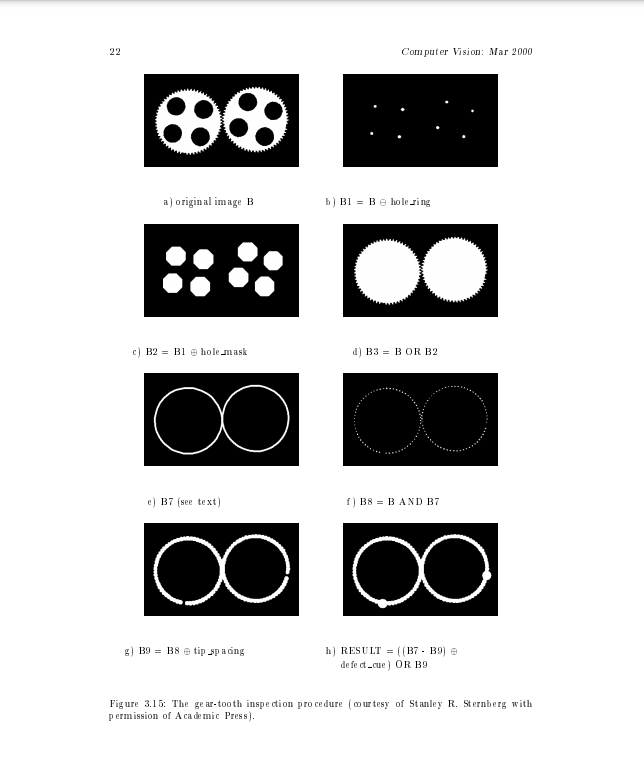
#> input picture info.png, 644 x 783 px, given in place of gears.png, which was not available
$ python gears.py
#> lines starting #> are read from the running program, lines starting #| are printed output that depends on the picture; after the words box and inside, x2 and y2 are one past the last pixel; in counts of white or black regions, pixels touching at a corner belong together; pictures that were not available may be replaced by others from this repository, and a replacement may not be noted
import cv2
import numpy as np
from PIL import Image, ImageDraw

src_gear = "gears.png"
path = "img_result/"


# convert image by grayscale to binary
def imgToBin(img_array, height, width, threshold=100):
    result = np.zeros([height, width], dtype='uint8')
    for row in range(height):
        for col in range(width):
            if img_array[row, col] > threshold:
                result[row, col] = 1
            else:
                result[row, col] = 0
    return result

# Return an array that represent a circle
def get_circle(size):
    image = Image.new('L', (size, size))
    draw = ImageDraw.Draw(image)
    draw.ellipse([0, 0, size, size], fill='white')
    return np.array(image)


# Create ring with default thickness of 2 if = 0 return circle
def make_ring(n, thickness=2):
    small_ring = get_circle(n - thickness)
    big_ring = get_circle(n)
    res = np.array(big_ring)
    if thickness > 0:
        step = int(thickness / 2)
        for i in range(n - thickness):
            for j in range(n - thickness):
                res[i + step][j + step] = small_ring[i][j] ^ big_ring[i + step][j + step]
    return imgToBin(res, n, n)


# Convert np array to image and save it
def save_np_as_image(image, name):
    pil_image = Image.fromarray(np.uint8(image * 255), 'L')
    pil_image.save(path + name)


### MAIN ###

# convert source image RGB to gray scale
img_src = Image.open(src_gear).convert('L')
# convert image to array
img = np.array(img_src)
# convert  image to binary image
B = imgToBin(img, img_src.height, img_src.width)
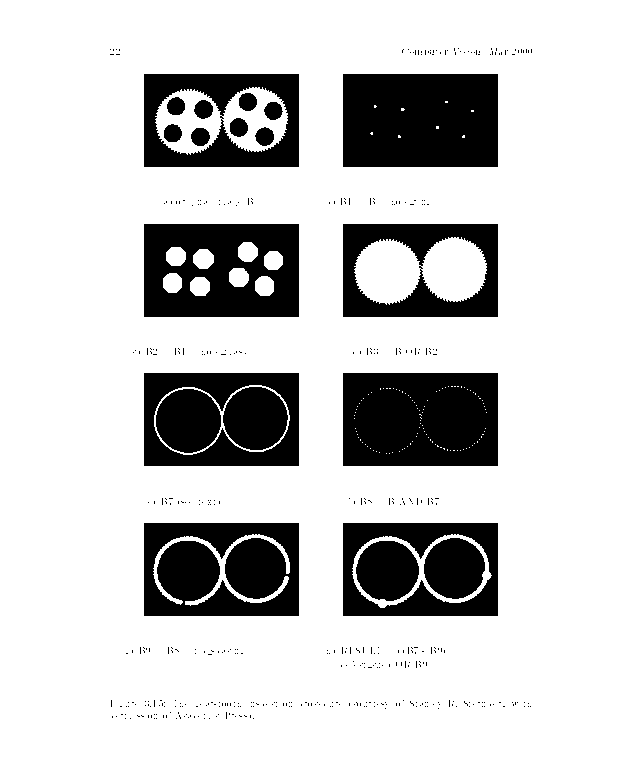
#> B: shape (783, 644); values 0 (black) and 1 (white), 80.5% white; 456 black regions (436 under 20 px), largest, box (x1, y1, x2, y2) and area: (343, 74, 498, 167) 14354, (343, 373, 498, 466) 14282, (144, 523, 299, 616) 12767

# 1) erosion with hole ring
hole_size = 97
hole_ring = make_ring(hole_size, 2)
#> in get_circle, `image = Image.new('L', (size, size))`: image: PIL image 95x95 L; every value is 0
#> in get_circle, `return np.array(image)`: returned value: shape (95, 95); 79.7% white; 4 black regions, box (x1, y1, x2, y2) and area: (0, 0, 41, 41) 498, (55, 0, 95, 36) 457, (0, 55, 36, 95) 457, (60, 60, 95, 95) 417
#> in get_circle (call 2), `image = Image.new('L', (size, size))`: image: PIL image 97x97 L; every value is 0
#> in get_circle (call 2), `return np.array(image)`: returned value: shape (97, 97); 79.6% white; 4 black regions, box (x1, y1, x2, y2) and area: (0, 0, 42, 42) 522, (56, 0, 97, 37) 480, (0, 56, 37, 97) 480, (61, 61, 97, 97) 439
#> after the loop in make_ring, `for i in range(n - thickness):`:
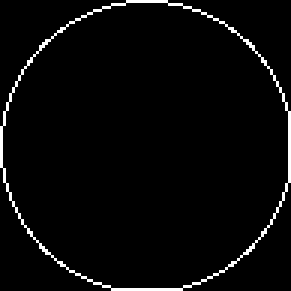
#> res: shape (97, 97) (shown 3 times larger); 3.1% white in thin lines or dots
#> in make_ring, `return imgToBin(res, n, n)`: returned value: shape (97, 97); values 0 (black) and 1 (white), 3.1% white in thin lines or dots
B1 = cv2.erode(B, hole_ring)
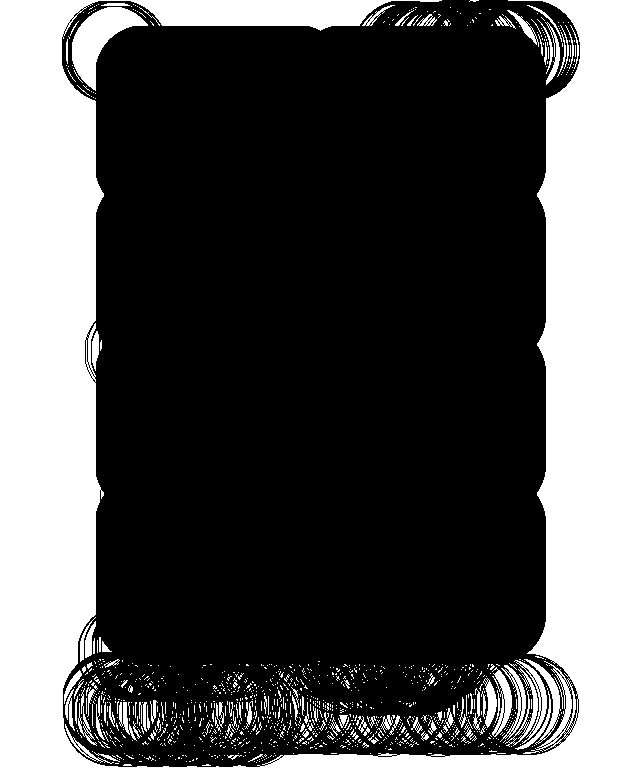
#> B1: shape (783, 644); values 0 (black) and 1 (white), 34.7% white; 1196 white regions (1086 under 20 px), largest, box (x1, y1, x2, y2) and area: (0, 0, 644, 783) 159430, (72, 7, 148, 91) 2571, (524, 659, 561, 745) 578
save_np_as_image(B1, 'B1.png')

# 2) dilatation with hole mask
hole_mask = make_ring(hole_size, 0)  # return circle of 97
B2 = cv2.dilate(B1, hole_mask)
#> B2: shape (783, 644); values 0 (black) and 1 (white), 62.4% white; 1 black region, box (x1, y1, x2, y2) and area: (144, 73, 498, 619) 189656
save_np_as_image(B2, 'B2.png')

# 3) original image OR dilation
B3 = cv2.bitwise_or(B, B2)
#> B3: shape (783, 644); values 0 (black) and 1 (white), 80.6% white; 152 black regions (132 under 20 px), largest, box (x1, y1, x2, y2) and area: (343, 74, 498, 167) 14345, (343, 373, 498, 466) 14271, (144, 523, 299, 616) 12766
save_np_as_image(B3, 'B3.png')

# 4) opening with gear_body
gear_size = 280
gear_body = make_ring(gear_size, 0)
#> in get_circle (call 5), `image = Image.new('L', (size, size))`: image: PIL image 280x280 L; every value is 0
#> in get_circle (call 5), `return np.array(image)`:
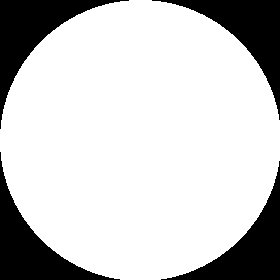
#> returned value: shape (280, 280); 79% white; 4 black regions, box (x1, y1, x2, y2) and area: (0, 0, 129, 129) 4243, (152, 0, 280, 120) 4114, (0, 152, 120, 280) 4114, (161, 161, 280, 280) 3986
erode = cv2.erode(B3, gear_body)  # open = erode --then--> dilate
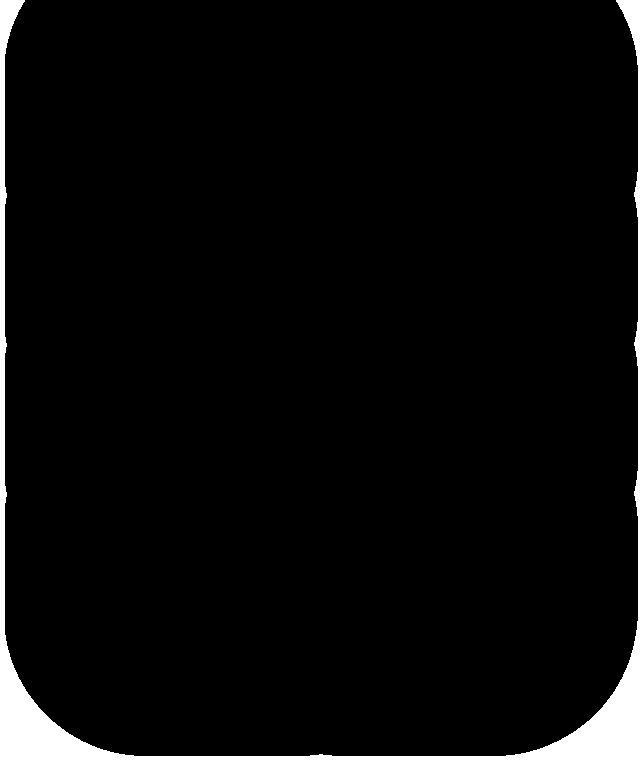
#> erode: shape (783, 644); values 0 (black) and 1 (white), 7.1% white; 1 white region, box (x1, y1, x2, y2) and area: (0, 0, 644, 783) 35750
B4 = cv2.dilate(erode, gear_body)
#> B4: shape (783, 644); values 0 (black) and 1 (white), 57.4% white; 1 black region, box (x1, y1, x2, y2) and area: (145, 0, 499, 617) 215057
save_np_as_image(B4, 'B4_.png')


# 5) dilate B4 with sampling_ring_spacer --- circles dilated
ring_spacer_size = 10
sampling_ring_spacer = make_ring(ring_spacer_size, 0)
B5 = cv2.dilate(B4, sampling_ring_spacer)
#> B5: shape (783, 644); values 0 (black) and 1 (white), 58.8% white; 1 black region, box (x1, y1, x2, y2) and area: (150, 0, 495, 613) 207916
save_np_as_image(B5, 'B5_.png')

# 6) circles dilated more
ring_width_size = 5
sampling_ring_width = make_ring(ring_width_size, 0)
B6 = cv2.dilate(B5, sampling_ring_width)
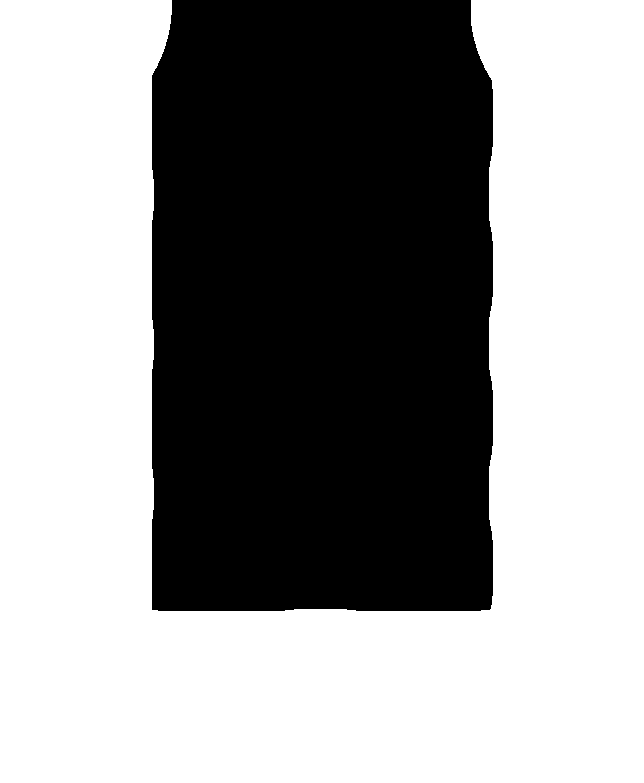
#> B6: shape (783, 644); values 0 (black) and 1 (white), 59.4% white; 1 black region, box (x1, y1, x2, y2) and area: (152, 0, 493, 611) 204713
save_np_as_image(B6, 'B6_.png')


# 7) xor (B5, B6)
B7 = cv2.bitwise_xor(B5, B6)
#> B7: shape (783, 644); values 0 (black) and 1 (white), 0.64% white in thin lines or dots, all inside (x1, y1, x2, y2) = (150, 0, 495, 613)
save_np_as_image(B7, 'B7.png')

# 8) B and B7 --> ris i teeth
B8 = cv2.bitwise_and(B, B7)
#> B8: shape (783, 644); values 0 (black) and 1 (white), 0.22% white in thin lines or dots, all inside (x1, y1, x2, y2) = (150, 0, 492, 611)
save_np_as_image(B8, 'B8.png')

# 9) dilate with tip_spacing
tip_spacing_size = 15
tip_spacing = make_ring(tip_spacing_size, 0)
B9 = cv2.dilate(B8, tip_spacing)
#> B9: shape (783, 644); values 0 (black) and 1 (white), 2.1% white; 9 white regions, largest, box (x1, y1, x2, y2) and area: (464, 0, 497, 81) 1394, (144, 0, 179, 81) 1389, (143, 160, 161, 231) 1125
save_np_as_image(B9, 'B9.png'.format(tip_spacing_size))

# 10)
B10 = cv2.subtract(B7, B9)
#> B10: shape (783, 644); values 0 (black) and 1 (white), 0.37% white in thin lines or dots, all inside (x1, y1, x2, y2) = (150, 79, 495, 613)
save_np_as_image(B10, 'B10_.png')
defect_cue_size = 35
defect_cue = make_ring(defect_cue_size, 0)
#> in get_circle (call 13), `image = Image.new('L', (size, size))`: image: PIL image 35x35 L; every value is 0
#> in get_circle (call 13), `return np.array(image)`: returned value: shape (35, 35); 81.3% white; 4 black regions, box (x1, y1, x2, y2) and area: (0, 0, 14, 14) 71, (22, 0, 35, 11) 57, (0, 22, 11, 35) 57, (25, 25, 35, 35) 44
B10 = cv2.dilate(B10, defect_cue)
#> B10: shape (783, 644); values 0 (black) and 1 (white), 8.2% white; 8 white regions, largest, box (x1, y1, x2, y2) and area: (333, 513, 512, 630) 9055, (133, 513, 309, 630) 8958, (474, 62, 512, 177) 3938
result = cv2.bitwise_or(B10, B9)
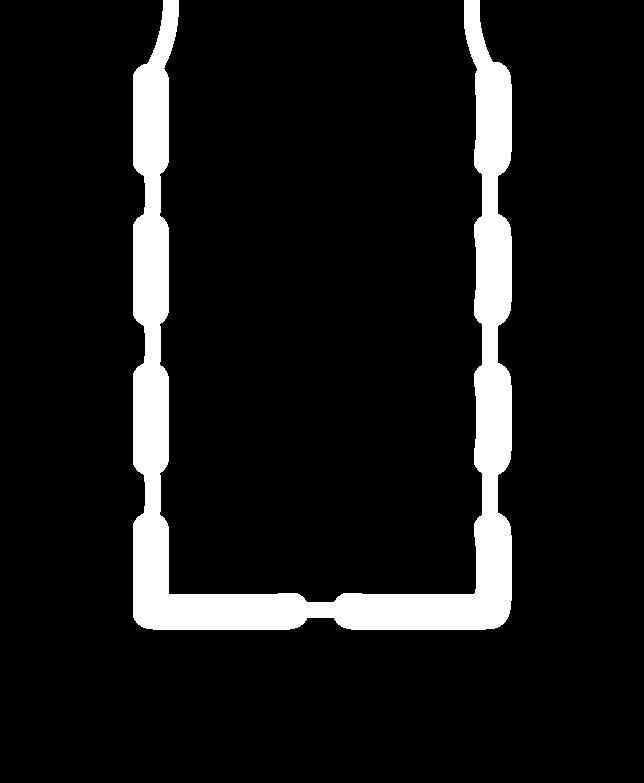
#> result: shape (783, 644); values 0 (black) and 1 (white), 9.4% white; 1 white region, box (x1, y1, x2, y2) and area: (133, 0, 512, 630) 47529
save_np_as_image(result, '_result.png')
